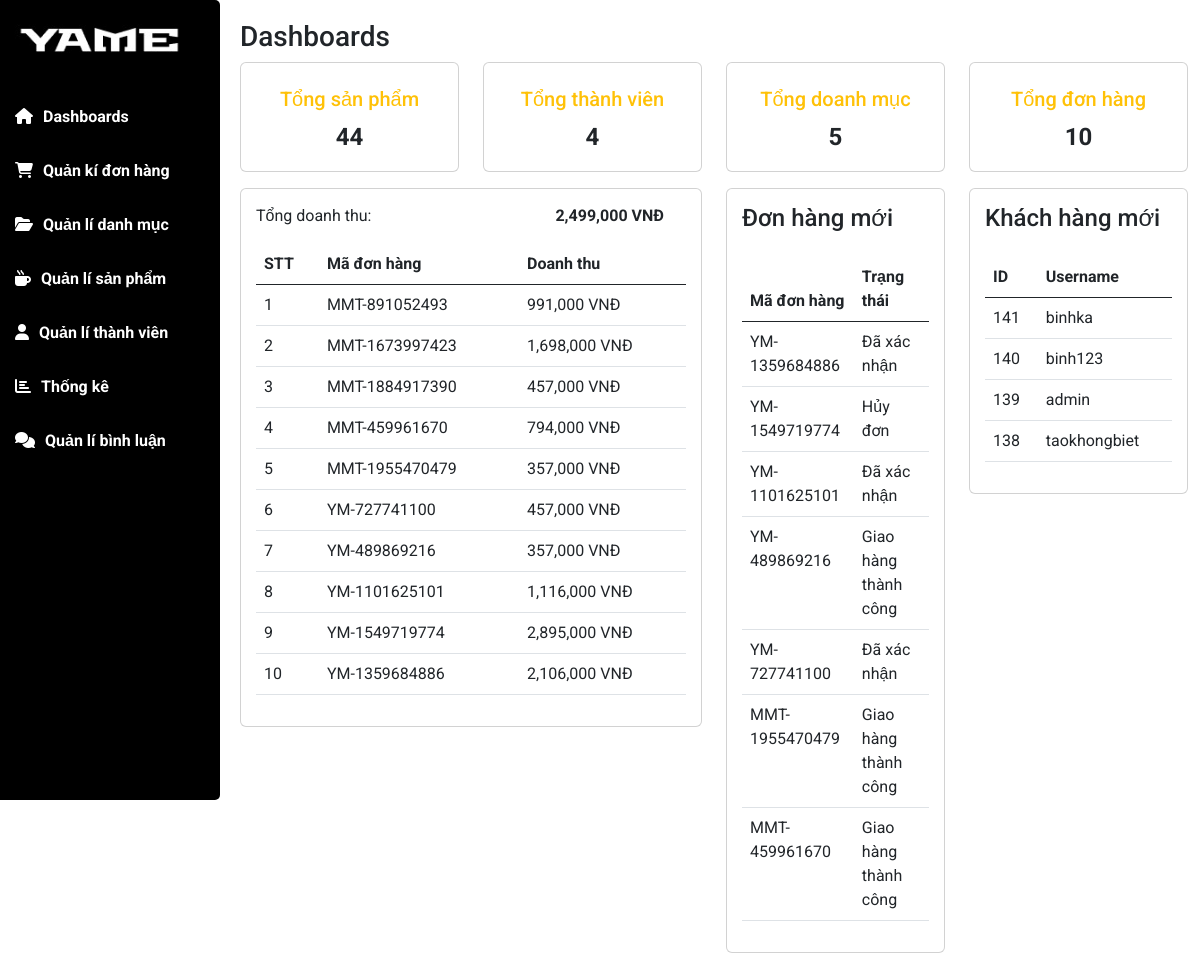
The app's page /admin/index.php with its own data.
### tables this page shows
CREATE TABLE `bill` (
  `id` int(10) NOT NULL COMMENT 'id hóa đơn',
  `id_user` int(10) NOT NULL COMMENT 'mã KH',
  `ma_donhang` varchar(20) NOT NULL COMMENT 'Mã hóa đơn',
  `nguoinhan_ten` varchar(255) DEFAULT NULL COMMENT 'Tên người nhận',
  `nguoinhan_diachi` varchar(255) DEFAULT NULL COMMENT 'địa chỉ nhận',
  `nguoinhan_sdt` int(10) DEFAULT NULL COMMENT 'SĐT nhận',
  `nguoinhan_email` varchar(50) NOT NULL,
  `pt_thanhtoan` tinyint(1) DEFAULT 0 COMMENT '0:POD 1:OP ',
  `voucher` varchar(10) DEFAULT NULL,
  `ship` int(5) NOT NULL DEFAULT 0 COMMENT 'tiền giao hàng',
  `tong_thanhtoan` int(10) NOT NULL,
  `ngay_dat_hang` date DEFAULT NULL,
  `order_notes` varchar(200) DEFAULT NULL,
  `trangthai` int(11) DEFAULT 0
);

CREATE TABLE `user` (
  `id` int(20) NOT NULL COMMENT 'Mã khách hàng',
  `username` varchar(50) NOT NULL COMMENT 'Tên ĐN',
  `password` varchar(500) NOT NULL COMMENT 'Mật khẩu',
  `hoten` varchar(50) DEFAULT NULL COMMENT 'Họ và tên',
  `hinh` varchar(500) DEFAULT 'hinh_defaut.jpg' COMMENT 'Tên hình ảnh',
  `email` varchar(50) NOT NULL COMMENT 'Đia chỉ Email',
  `role` tinyint(1) NOT NULL DEFAULT 0 COMMENT '0:user 1:admin 2:block',
  `diachi` varchar(500) DEFAULT NULL COMMENT 'Địa chỉ',
  `dienthoai` int(10) DEFAULT NULL
);

### dao/pdo.php (called while the page is built, shortened)
<?php
function pdo_get_connection()
{
    $dburl = "mysql:host=localhost;dbname=yame_store;charset=utf8";
    $username = 'root';
    $password = '';
    try {
        $conn = new PDO($dburl, $username, $password);
        $conn->setAttribute(PDO::ATTR_ERRMODE, PDO::ERRMODE_EXCEPTION);
        return $conn;
    } catch (PDOException $e) {
        die("Connection failed: " . $e->getMessage());
    }
}
function pdo_query($sql)
{
    $sql_args = array_slice(func_get_args(), 1);
    try {
        $conn = pdo_get_connection();
        $stmt = $conn->prepare($sql);
        $stmt->execute($sql_args);
        $rows = $stmt->fetchAll(PDO::FETCH_ASSOC);
        return $rows;
    } catch (PDOException $e) {
        die("Query failed: " . $e->getMessage());
    } finally {
        unset($conn);
    }
}
function pdo_query_one($sql)
{
    $sql_args = array_slice(func_get_args(), 1);
    try {
        $conn = pdo_get_connection();
        $stmt = $conn->prepare($sql);
        $stmt->execute($sql_args);
        $row = $stmt->fetch(PDO::FETCH_ASSOC);
        return $row;
    } catch (PDOException $e) {
        die("Query failed: " . $e->getMessage());
    } finally {
        unset($conn);
    }
}
function pdo_query_value($sql)
{
    $sql_args = array_slice(func_get_args(), 1);
    try {
        $conn = pdo_get_connection();
        $stmt = $conn->prepare($sql);
        $stmt->execute($sql_args);
        $row = $stmt->fetch(PDO::FETCH_ASSOC);
        return array_values($row)[0];
    } catch (PDOException $e) {
        die("Query failed: " . $e->getMessage());
    } finally {
        unset($conn);
    }
}

### dao/sanpham.php (called while the page is built, shortened)
<?php
require_once 'pdo.php';
function get_soluong_sp()
{
    $sql = "SELECT COUNT(id) FROM sanpham WHERE 1";
    $count = pdo_query_value($sql);
    return $count;
}

### dao/danhmuc.php (called while the page is built, shortened)
<?php
require_once 'pdo.php';
function get_soluong_dm()
{
    $sql = "SELECT COUNT(id) FROM danhmuc WHERE 1";
    $count = pdo_query_value($sql);
    return $count;
}

### admin/view/home.php (the view)
<?php
    $html_bill_new = show_bill_new($ds_bill_new);
    $html_user_new = show_user_new($ds_user_new);
?>
<div class="main-content">
                <h3 class="title-page">
                    Dashboards
                </h3>
                <section class="statistics row">
                    <div class="col-sm-12 col-md-6 col-xl-3">
                        <a href="index.php?pg=products">
                            <div class="card mb-3 widget-chart">
                                <div class="widget-subheading fsize-1 pt-2 opacity-10 text-warning font-weight-bold">
                                    <h5>
                                        Tổng sản phẩm
                                    </h5>
                                </div>
                                <span class="widget-numbers"><?=get_soluong_sp()?></span>
                            </div>
                        </a>
                    </div>
                    <div class="col-sm-12 col-md-6 col-xl-3">
                        <a href="index.php?pg=user">
                            <div class="card mb-3 widget-chart">
                                <div class="widget-subheading fsize-1 pt-2 opacity-10 text-warning font-weight-bold">
                                    <h5>
                                        Tổng thành viên
                                    </h5>
                                </div>
                                <span class="widget-numbers"><?=get_soluong_user()?></span>
                            </div>
                        </a>
                    </div>
                    <div class="col-sm-12 col-md-6 col-xl-3">
                        <a href="index.php?pg=categories">
                            <div class="card mb-3 widget-chart">
                                <div class="widget-subheading fsize-1 pt-2 opacity-10 text-warning font-weight-bold">
                                    <h5>
                                        Tổng doanh mục
                                    </h5>
                                </div>
                                <span class="widget-numbers"><?=get_soluong_dm()?></span>
                            </div>
                        </a>
                    </div>
                    <div class="col-sm-12 col-md-6 col-xl-3">
                        <a href="index.php?pg=order">
                            <div class="card mb-3 widget-chart">
                                <div class="widget-subheading fsize-1 pt-2 opacity-10 text-warning font-weight-bold">
                                    <h5>
                                        Tổng đơn hàng
                                    </h5>
                                </div>
                                <span class="widget-numbers"><?=get_soluong_bill()?></span>
                            </div>
                        </a>
                    </div>
                </section>
                <section class="row">
                    <div class="col-sm-12 col-md-6 col xl-6">
                        <div class="card chart">
                            <p>Tổng doanh thu:  <span><?php $tongtien = get_tongtien_dhtc(); echo number_format($tongtien['tongtien_giaohangthanhcong']).' VNĐ';?></span></p>
                            <table class="revenue table table-hover">
                                <thead>
                                    <th>STT</th>
                                    <th>Mã đơn hàng</th>
                                    <th>Doanh thu</th>
                                </thead>
                                <tbody>
                                    <?php
                                        $i = 1;
                                        foreach($ds_bill as $bill){
                                            echo ' <tr>
                                                        <td>'.$i++.'</td>
                                                        <td>'.$bill['ma_donhang'].'</td>
                                                        <td>'.number_format($bill['tong_thanhtoan']).' VNĐ</td>
                                                    </tr>';
                                        }
                                    ?>
                                </tbody>
                            </table>
                        </div>
                    </div>
                    <div class="col-sm-12 col-md-6 col-xl-3">
                        <a href="index.php?pg=order" style="text-decoration: none; color: #616161; transition: ease-in-out 0.2s all;">
                            <div class="card chart">
                                <h4>Đơn hàng mới</h4>
                                <table class="revenue table table-hover">
                                    <thead>
                                        <th>Mã đơn hàng</th>
                                        <th>Trạng thái</th>
                                    </thead>
                                    <tbody>
                                        <?=$html_bill_new?>
                                    </tbody>
                                </table>
                            </div>
                        </a>
                    </div>
                    <div class="col-sm-12 col-md-6 col-xl-3">
                    <a href="index.php?pg=user" style="text-decoration: none; color: #616161; transition: ease-in-out 0.2s all;">
                        <div class="card chart">
                            <h4>Khách hàng mới</h4>
                            <table class="revenue table table-hover">
                                <thead>
                                    <th>ID</th>
                                    <th>Username</th>
                                </thead>
                                <tbody>
                                    <?=$html_user_new?>
                                </tbody>
                            </table>
                        </div>
                    </div>
                </section>
            </div>
        </div>
    </div>

### dao/bill.php (shortened to what this page needs)
<?php
require_once 'pdo.php';
function get_all_bill($new)
{
    $sql = "SELECT * FROM bill WHERE 1";
    if ($new == 1) {
        $sql .= " ORDER BY id DESC LIMIT 7";
    }
    return pdo_query($sql);
}
function get_soluong_bill()
{
    $sql = "SELECT COUNT(id) FROM bill WHERE 1";
    $count = pdo_query_value($sql);
    return $count;
}
function show_bill_new($dsbill)
{
    $html_dsbill = '';
    foreach ($dsbill as $bill) {
        $html_dsbill .= '<tr>
                                <td>' . $bill['ma_donhang'] . '</td>
                                <td>' . ($bill['trangthai'] == 0 ? 'Chờ xác nhận' : ($bill['trangthai'] == 1 ? 'Đã xác nhận' : ($bill['trangthai'] == 2 ? 'Đang vận chuyển' : ($bill['trangthai'] == 3 ? 'Giao hàng thành công' : 'Hủy đơn')))) . '</td>
                        </tr>';
    }
    return $html_dsbill;
}
function get_tongtien_dhtc()
{
    $sql = "SELECT SUM(tong_thanhtoan) AS tongtien_giaohangthanhcong FROM bill WHERE trangthai = 3";
    return pdo_query_one($sql);
}

### dao/user.php (shortened to what this page needs)
<?php
require_once 'pdo.php';
function get_all_users($new)
{
    $sql = "SELECT * FROM user";
    if ($new == 1) {
        $sql .= " ORDER BY id DESC LIMIT 7";
    }
    return pdo_query($sql);
}
function show_user_new($dsuser)
{
    $html_dsuser = '';
    foreach ($dsuser as $user) {
        $html_dsuser .= ' <tr>
                            <td>' . $user['id'] . '</td>
                            <td>' . $user['username'] . '</td>
                        </tr>';
    }
    return $html_dsuser;
}
function get_soluong_user()
{
    $sql = "SELECT COUNT(id) FROM user WHERE 1";
    $count = pdo_query_value($sql);
    return $count;
}

### admin/assets/css/main.css (style rules this page uses)
* { padding: 0; margin: 0; box-sizing: border-box; font-family: 'Roboto', sans-serif; }
body { background-color: #e6e6e6; }
.main-content { padding-left: 240px; padding-bottom: 20px; }
.main-content .title-page { padding-top: 20px; }
.main-content .statistics { box-sizing: border-box; display: flex; }
.main-content .statistics a { text-decoration: none; }
.widget-chart { text-align: center; padding: 1rem; border-radius: 10px; position: relative; }
.widget-chart { color: #000; font-size: 24px; font-weight: 700; }
.chart { padding: 15px; border-radius: 10px; }
.chart h4 { margin-bottom: 25px; }
.chart span { margin-left: 180px; font-weight: 700; }

### records on screen
bill: ma_donhang "MMT-891052493", tong_thanhtoan "991,000"
bill: ma_donhang "MMT-1673997423", tong_thanhtoan "1,698,000"
bill: ma_donhang "MMT-1884917390", tong_thanhtoan "457,000"
bill: ma_donhang "MMT-459961670", tong_thanhtoan "794,000", trangthai "Giao hàng thành công"
bill: ma_donhang "MMT-1955470479", tong_thanhtoan "357,000", trangthai "Giao hàng thành công"
bill: ma_donhang "YM-727741100", tong_thanhtoan "457,000", trangthai "Đã xác nhận"
bill: ma_donhang "YM-489869216", tong_thanhtoan "357,000", trangthai "Giao hàng thành công"
bill: ma_donhang "YM-1101625101", tong_thanhtoan "1,116,000", trangthai "Đã xác nhận"
bill: ma_donhang "YM-1549719774", tong_thanhtoan "2,895,000", trangthai "Hủy đơn"
bill: ma_donhang "YM-1359684886", tong_thanhtoan "2,106,000", trangthai "Đã xác nhận"
user: id "141", username "binhka"
user: id "140", username "binh123"
user: id "139", username "admin"
user: id "138", username "taokhongbiet"

### other values on screen
get_soluong_sp() "44"
get_soluong_user() "4"
get_soluong_dm() "5"
get_soluong_bill() "10"
$tongtien['tongtien_giaohangthanhcong'] "2,499,000"
